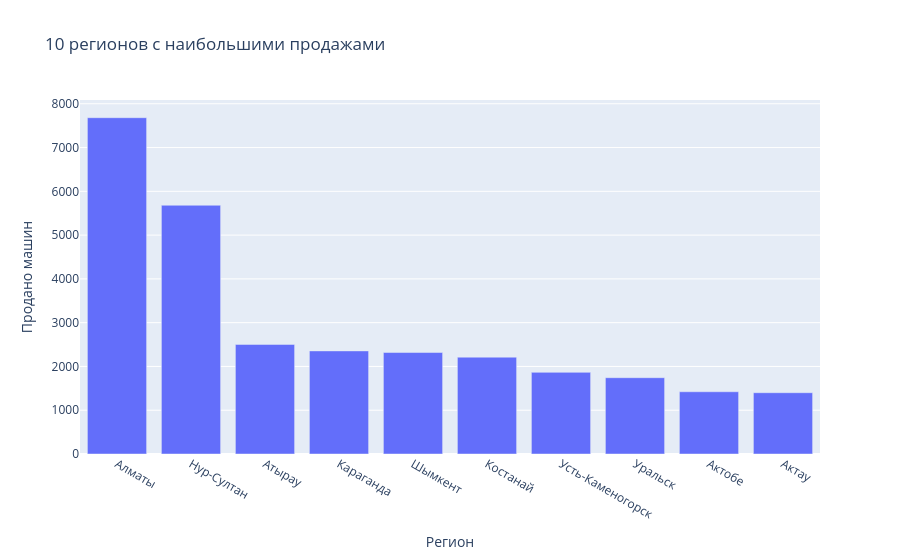

Here is the notebook cell this chart was saved with:
### Markdown cell above
### Продажи по регионам

### Code cell
region_sales = sales_kz.groupby('region')['amount'].sum().sort_values(ascending=False)
fig = px.bar(region_sales.head(10).rename('amount').reset_index(), x='region', y='amount',
             title='10 регионов с наибольшими продажами',
             labels={'region': 'Регион', 'amount': 'Продано машин'})
fig.show()

print('Всего продано машин на внутреннем рынке:', sales_kz['amount'].sum())

### Figure 1 — Plotly figure (JSON) as saved in the notebook; plotly's stock layout.template omitted (floating-point values rounded to 4 significant figures)
{"data": [{"hovertemplate": "Регион=%{x}<br>Продано машин=%{y}<extra></extra>", "legendgroup": "", "marker": {"color": "#636efa", "pattern": {"shape": ""}}, "name": "", "orientation": "v", "showlegend": false, "textposition": "auto", "type": "bar", "x": ["Алматы", "Нур-Султан", "Атырау", "Караганда", "Шымкент", "Костанай", "Усть-Каменогорск", "Уральск", "Актобе", "Актау"], "xaxis": "x", "y": [7682, 5682, 2503, 2355, 2318, 2212, 1865, 1743, 1422, 1400], "yaxis": "y"}], "layout": {"barmode": "relative", "legend": {"tracegroupgap": 0}, "title": {"text": "10 регионов с наибольшими продажами"}, "xaxis": {"anchor": "y", "domain": [0, 1], "title": {"text": "Регион"}}, "yaxis": {"anchor": "x", "domain": [0, 1], "title": {"text": "Продано машин"}}}}
